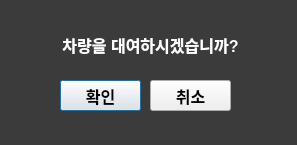
<?xml version="1.0" encoding="UTF-8"?>
<ui version="4.0">
 <class>Dialog</class>
 <widget class="QDialog" name="Dialog">
  <property name="geometry">
   <rect>
    <x>0</x>
    <y>0</y>
    <width>297</width>
    <height>145</height>
   </rect>
  </property>
  <property name="windowTitle">
   <string>Dialog</string>
  </property>
  <widget class="QLabel" name="car_bg">
   <property name="geometry">
    <rect>
     <x>0</x>
     <y>0</y>
     <width>301</width>
     <height>151</height>
    </rect>
   </property>
   <property name="styleSheet">
    <string notr="true">background-color: rgb(59, 59, 59);</string>
   </property>
   <property name="text">
    <string/>
   </property>
   <property name="alignment">
    <set>Qt::AlignCenter</set>
   </property>
  </widget>
  <widget class="QLabel" name="label">
   <property name="geometry">
    <rect>
     <x>40</x>
     <y>30</y>
     <width>221</width>
     <height>30</height>
    </rect>
   </property>
   <property name="styleSheet">
    <string notr="true">font: bold 16px;
color: white;</string>
   </property>
   <property name="text">
    <string>차량을 대여하시겠습니까?</string>
   </property>
   <property name="alignment">
    <set>Qt::AlignCenter</set>
   </property>
  </widget>
  <widget class="QPushButton" name="btn_ok">
   <property name="geometry">
    <rect>
     <x>60</x>
     <y>80</y>
     <width>81</width>
     <height>31</height>
    </rect>
   </property>
   <property name="styleSheet">
    <string notr="true">font: bold 16px;
color: black;</string>
   </property>
   <property name="text">
    <string>확인</string>
   </property>
  </widget>
  <widget class="QPushButton" name="btn_cancel">
   <property name="geometry">
    <rect>
     <x>150</x>
     <y>80</y>
     <width>81</width>
     <height>31</height>
    </rect>
   </property>
   <property name="styleSheet">
    <string notr="true">font: bold 16px;
color: black;</string>
   </property>
   <property name="text">
    <string>취소</string>
   </property>
  </widget>
 </widget>
 <resources/>
 <connections/>
</ui>
